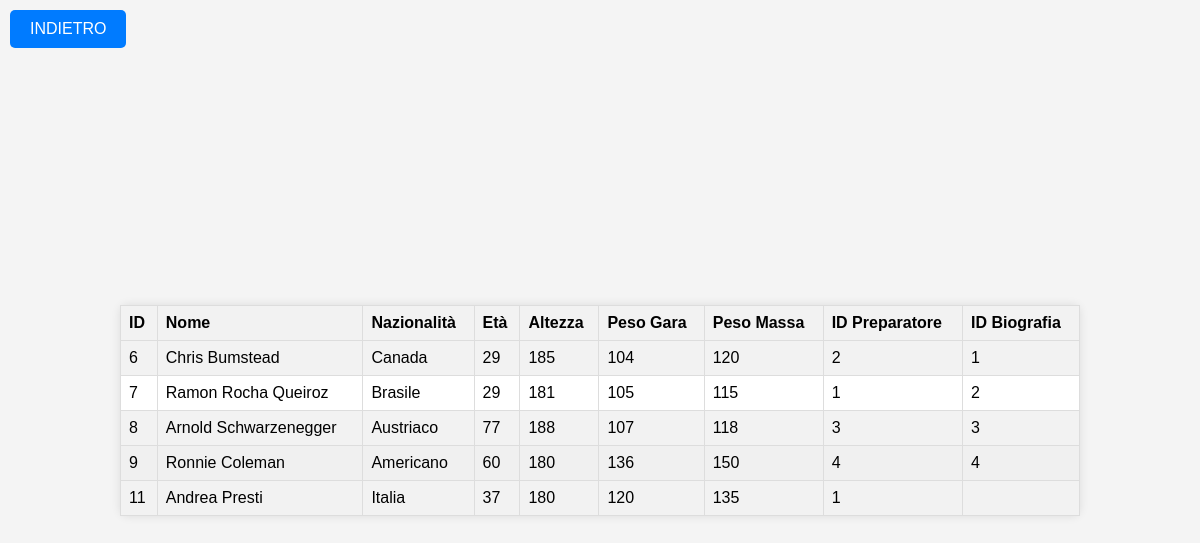
/atleta.php?atleta=Ronnie+Coleman (signed in), run on the app's committed database.
### tables this page shows
CREATE TABLE `atleti` (
  `id` int(11) NOT NULL,
  `nome` varchar(50) NOT NULL,
  `nazionalita` varchar(50) NOT NULL,
  `eta` int(11) NOT NULL,
  `altezza` varchar(50) NOT NULL,
  `peso_gara` int(50) NOT NULL,
  `peso_massa` int(11) NOT NULL,
  `id_preparatore` int(11) NOT NULL,
  `id_biografia` int(11) DEFAULT NULL
);

### atleta.php (the view, shortened to what this page needs)
<!DOCTYPE html>
<html lang="en">
<head>
    <a href="partecipazioni.php" class="btn">INDIETRO</a>
</head>
<body>
<?php
if(isset($_SESSION["UTENTE"])) {
include 'credenziali.php';
$conn = new mysqli($servername, $username, $password, $dbname);
if (isset($_GET['atleta'])) {
    $atleta = $_GET['atleta'];
    $sql = "SELECT * FROM ATLETI";
    $result = $conn->query($sql);
    if ($result->num_rows > 0) {
        echo "<table><tr><th>ID</th><th>Nome</th><th>Nazionalità</th><th>Età</th><th>Altezza</th><th>Peso Gara</th><th>Peso Massa</th><th>ID Preparatore</th><th>ID Biografia</th></tr>";
        while ($row = $result->fetch_assoc()) {
            echo "<tr" . ($row['nome'] == $atleta ? ' class="selected"' : '') . ">";
            foreach ($row as $value) {
                echo "<td>" . $value . "</td>";
            }
            echo "</tr>";
        }
        echo "</table>";
    } else {
        echo "Nessun risultato trovato per questo atleta.";
    }
} else {
    echo "Nome dell'atleta non specificato.";
}
}
else{
    header("location:index.php");
    session_abort();
}
?>
</body>
</html>

### atleta.php (style rules this page uses)
body { font-family: 'Arial', sans-serif; background-color: #f4f4f4; margin: 0; padding: 0; display: flex; justify-content: center; align-items: center; height: 100vh; position: relative; }
.btn { position: absolute; top: 10px; left: 10px; background-color: #007bff; color: white; padding: 10px 20px; text-decoration: none; border-radius: 5px; font-size: 16px; }
table { width: 80%; border-collapse: collapse; margin-top: 20px; border-radius: 8px; box-shadow: 0 0 10px rgba(0, 0, 0, 0.1); background-color: #fff; }
th, td { border: 1px solid #dddddd; text-align: left; padding: 8px; cursor: pointer; }
th { background-color: #f2f2f2; }
tr:nth-child(even) { background-color: #f2f2f2; }
tr.selected { background-color: #f0f0f0; }

### data on the page
atleti: id "6", nome "Chris Bumstead", nazionalita "Canada", eta "29", altezza "185", peso_gara "104", peso_massa "120", id_preparatore "2", id_biografia "1"
atleti: id "7", nome "Ramon Rocha Queiroz", nazionalita "Brasile", eta "29", altezza "181", peso_gara "105", peso_massa "115", id_preparatore "1", id_biografia "2"
atleti: id "8", nome "Arnold Schwarzenegger", nazionalita "Austriaco", eta "77", altezza "188", peso_gara "107", peso_massa "118", value "3"
atleti: id "9", nome "Ronnie Coleman", nazionalita "Americano", eta "60", altezza "180", peso_gara "136", peso_massa "150", value "4"
atleti: id "11", nome "Andrea Presti", nazionalita "Italia", eta "37", altezza "180", peso_gara "120", peso_massa "135", id_preparatore "1"
